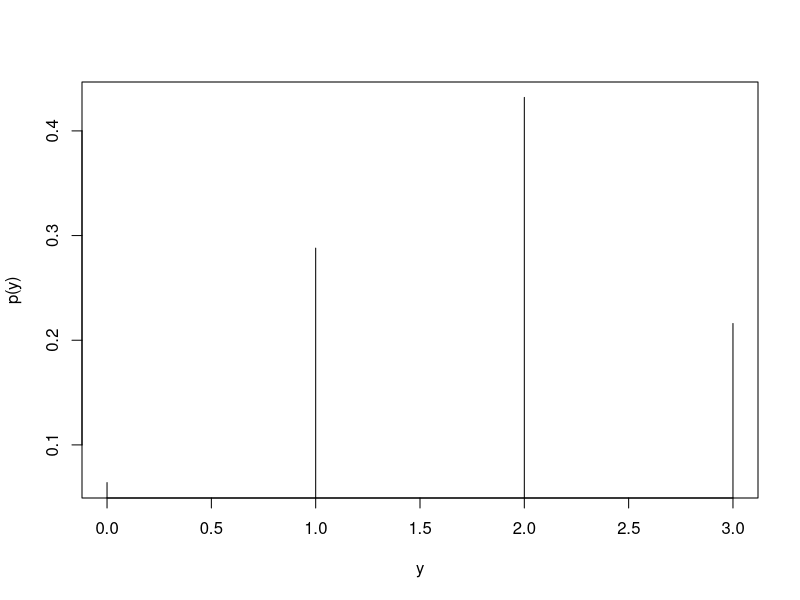
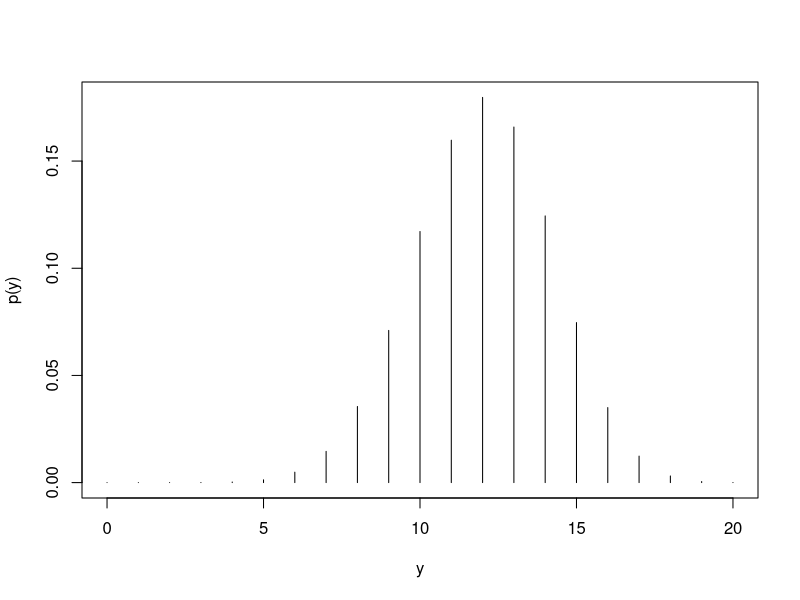
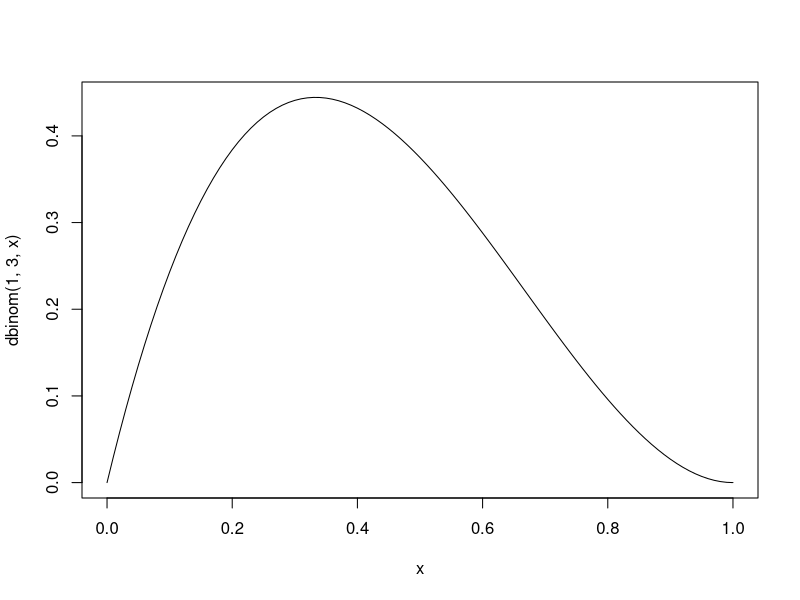

Reproduce these figures in R, in order.
# --- Coke example ---
dbinom(0,3,0.6)

dbinom(0:3,3,0.6)

cbind(0:3,dbinom(0:3,3,0.6))

# Plot of the binomial distribution
plot(0:3,dbinom(0:3,3,0.6),type="h",xlab="y",ylab="p(y)")


# --- How a binomial distribution with large n, looks like a normal.
plot(0:20,dbinom(0:20,20,0.6),type="h",xlab="y",ylab="p(y)")


# Plot of likelihood function for coke example
curve(dbinom(1,3,x),xlim=c(0,1))